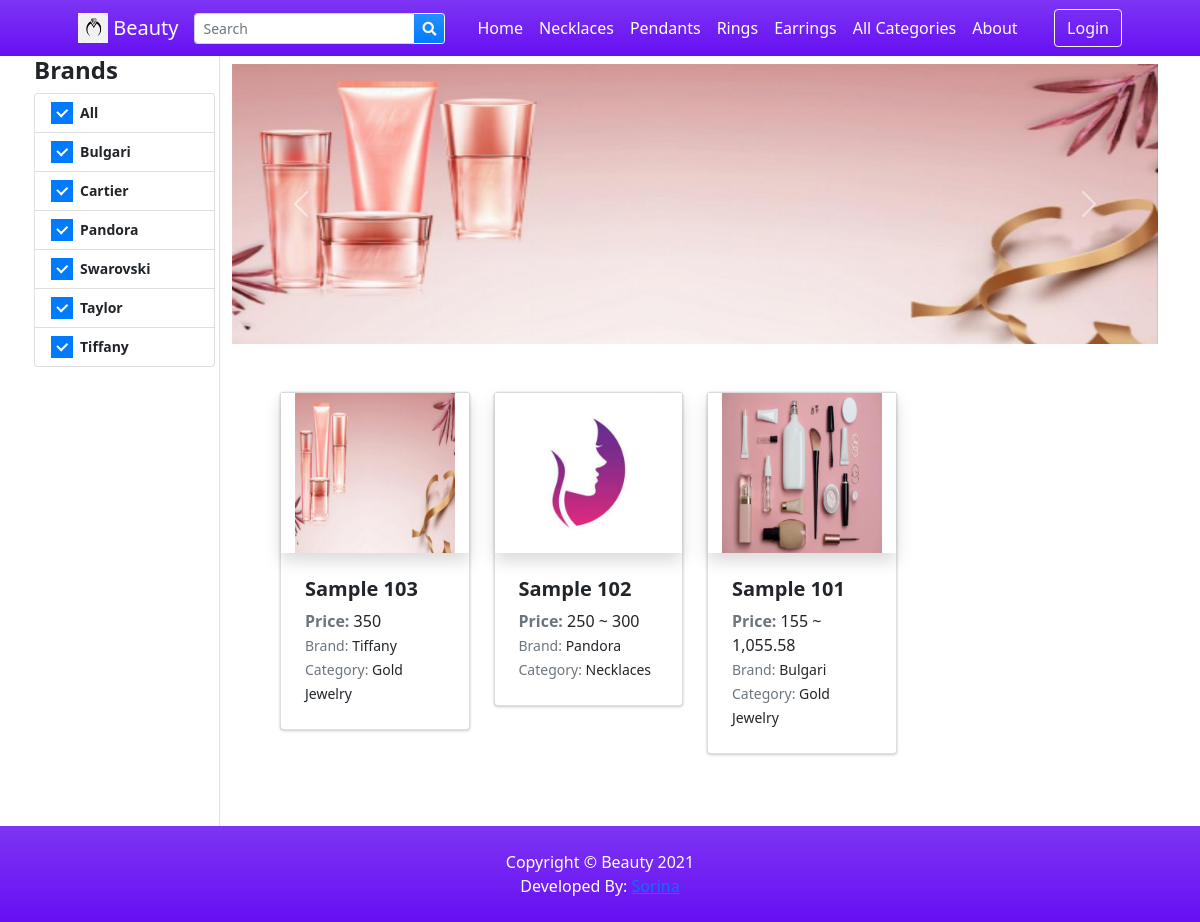
The page / on the database its author committed.
### tables this page shows
CREATE TABLE `categories` (
  `id` int(30) NOT NULL,
  `category` varchar(250) NOT NULL,
  `description` text DEFAULT NULL,
  `status` tinyint(1) NOT NULL DEFAULT 1,
  `delete_flag` tinyint(1) NOT NULL DEFAULT 0,
  `date_created` datetime NOT NULL DEFAULT current_timestamp()
);

CREATE TABLE `brands` (
  `id` int(30) NOT NULL,
  `name` varchar(250) NOT NULL,
  `description` text DEFAULT NULL,
  `image_path` text DEFAULT NULL,
  `status` tinyint(1) NOT NULL DEFAULT 1,
  `delete_flag` tinyint(1) NOT NULL DEFAULT 0,
  `date_created` datetime NOT NULL DEFAULT current_timestamp()
);

CREATE TABLE `products` (
  `id` int(30) NOT NULL,
  `brand_id` int(30) NOT NULL,
  `category_id` int(30) NOT NULL,
  `name` varchar(250) NOT NULL,
  `specs` text NOT NULL,
  `status` tinyint(1) NOT NULL DEFAULT 1,
  `delete_flag` tinyint(1) NOT NULL DEFAULT 0,
  `date_created` datetime NOT NULL DEFAULT current_timestamp()
);

### classes/DBConnection.php (called while the page is built, shortened)
<?php
class DBConnection{
    private $host = DB_SERVER;
    private $username = DB_USERNAME;
    private $password = DB_PASSWORD;
    private $database = DB_NAME;
    public $conn;
    public function __construct(){
        if (!isset($this->conn)) {
            $this->conn = new mysqli($this->host, $this->username, $this->password, $this->database);
        }
    }
}
?>

### classes/SystemSettings.php (called while the page is built, shortened)
<?php
class SystemSettings extends DBConnection{
	function userdata($field = ''){
		if(!empty($field)){
			if(isset($_SESSION['userdata'][$field]))
				return $_SESSION['userdata'][$field];
			else
				return null;
		}else{
			return false;
		}
	}
	function info($field=''){
		if(!empty($field)){
			if(isset($_SESSION['system_info'][$field]))
				return $_SESSION['system_info'][$field];
			else
				return false;
		}else{
			return false;
		}
	}
}
$_settings = new SystemSettings();
?>

### config.php (called while the page is built, shortened)
<?php
require_once('classes/DBConnection.php');
require_once('classes/SystemSettings.php');
function validate_image($file){
	if(!empty($file)){
        $ex = explode("?",$file);
        $file = $ex[0];
        $ts = isset($ex[1]) ? "?".$ex[1] : '';
		if(is_file(base_app.$file)){
			return base_url.$file.$ts;
		}else{
			return base_url.'dist/img/no-image-available.png';
		}
	}else{
		return base_url.'dist/img/no-image-available.png';
	}
}
function format_num($number = '' , $decimal = ''){
    if(is_numeric($number)){
        $ex = explode(".",$number);
        $decLen = isset($ex[1]) ? strlen($ex[1]) : 0;
        if(is_numeric($decimal)){
            return number_format($number,$decimal);
        }else{
            return number_format($number,$decLen);
        }
    }else{
        return "Invalid Input";
    }
}
?>

### home.php (the view, shortened to what this page needs)
<section class="py-0">
    <div class="container">
    <div class="row">
        <div class="col-lg-2 px-1 border-right text-sm position-sticky ">
            <h4><b>Brands</b></h4>
            <ul class="list-group">
                <a href="" class="list-group-item list-group-item-action">
                    <div class="icheck-primary d-inline">
                        <label for="brandAll">
                             All
                        </label>
                    </div>
                </a>
                <?php
                $qry = $conn->query("SELECT * FROM brands where status =1 order by name asc");
                while($row=$qry->fetch_assoc()):
                ?>
                <li class="list-group-item list-group-item-action">
                    <div class="icheck-primary d-inline">
                        <label for="brand-item-<?php echo $row['id'] ?>">
                                <?php echo $row['name'] ?>
                        </label>
                    </div>
                </li>
                <?php endwhile; ?>
            </ul>
        </div>
        <div class="col-lg-10 py-2">
            <div class="row">
                <div class="col-md-12">
                    <div id="carouselExampleControls" class="carousel slide bg-dark" data-ride="carousel">
                        <div class="carousel-inner">
                            <?php
                                $upload_path = "uploads/banner";
                                if(is_dir(base_app.$upload_path)):
                                $file= scandir(base_app.$upload_path);
                                $_i = 0;
                                    foreach($file as $img):
                                        if(in_array($img,array('.','..')))
                                            continue;
                                $_i++;
                            ?>
                            <div class="carousel-item h-100 <?php echo $_i == 1 ? "active" : '' ?>">
                                <img src="<?php echo validate_image($upload_path.'/'.$img) ?>" class="d-block w-100  h-100" alt="<?php echo $img ?>">
                            </div>
                            <?php endforeach; ?>
                            <?php endif; ?>
                        </div>
                        <button class="carousel-control-prev" type="button" data-target="#carouselExampleControls" data-slide="prev">
                            <span class="carousel-control-prev-icon" aria-hidden="true"></span>
                        </button>
                        <button class="carousel-control-next" type="button" data-target="#carouselExampleControls" data-slide="next">
                            <span class="carousel-control-next-icon" aria-hidden="true"></span>
                        </button>
                        </div>
                </div>
            </div>
            <div class="container px-4 px-lg-5 mt-5">
                <div class="row gx-4 gx-lg-4 row-cols-md-3 row-cols-xl-4 ">
                    <?php
                        $where = "";
                        $products = $conn->query("SELECT p.*,b.name as bname,c.category FROM `products` p inner join brands b on p.brand_id = b.id inner join categories c on p.category_id = c.id where p.status = 1 {$where} order by rand() ");
                        while($row = $products->fetch_assoc()):
                            $upload_path = base_app.'/uploads/product_'.$row['id'];
                            $img = "";
                            if(is_dir($upload_path)){
                                $fileO = scandir($upload_path);
                                if(isset($fileO[2]))
                                    $img = "uploads/product_".$row['id']."/".$fileO[2];
                            }
                            foreach($row as $k=> $v){
                                $row[$k] = trim(stripslashes($v));
                            }
                            $inventory = $conn->query("SELECT distinct(`price`) FROM inventory where product_id = ".$row['id']." order by `price` asc");
                            $inv = array();
                            while($ir = $inventory->fetch_assoc()){
                                $inv[] = format_num($ir['price']);
                            }
                            $price = '';
                            if(isset($inv[0]))
                            $price .= $inv[0];
                            if(count($inv) > 1){
                            $price .= " ~ ".$inv[count($inv) - 1];
                            }
                    ?>
                    <div class="col mb-5">
                        <a class="card product-item text-reset text-decoration-none" href=".?p=view_product&id=<?php echo md5($row['id']) ?>">
                            <div class="overflow-hidden shadow product-holder">
                            <img class="card-img-top w-100 product-cover" src="<?php echo validate_image($img) ?>" alt="..." />
                            </div>
                            <div class="card-body p-4">
                                <div class="">
                                    <h5 class="fw-bolder"><?php echo $row['name'] ?></h5>
                                        <span><b class="text-muted">Price: </b><?php echo $price ?></span>
                                </div>
                                <p class="m-0"><small><span class="text-muted">Brand:</span> <?php echo $row['bname'] ?></small></p>
                                <p class="m-0"><small><span class="text-muted">Category:</span> <?php echo $row['category'] ?></small></p>
                            </div>
                        </a>
                    </div>
                    <?php endwhile; ?>
                </div>
            </div>
        </div>
    </div>
    </div>
</section>

### inc/topBarNav.php (shortened to what this page needs)
<nav class="navbar navbar-expand-lg navbar-dark bg-gradient-indigo">
            <div class="container px-4 px-lg-5 ">
                <a class="navbar-brand" href="./">
                <img src="<?php echo validate_image($_settings->info('logo')) ?>" width="30" height="30" class="d-inline-block align-top" alt="" loading="lazy">
                <?php echo $_settings->info('short_name') ?>
                </a>
                <form class="form-inline" id="search-form">
                  <div class="input-group">
                    <input class="form-control form-control-sm form " type="search" placeholder="Search" aria-label="Search" name="search"  value="<?php echo isset($_GET['search']) ? $_GET['search'] : "" ?>"  aria-describedby="button-addon2">
                    <div class="input-group-append">
                      <button class="btn btn-outline-light bg-gradient-blue btn-sm m-0" type="submit" id="button-addon2"><i class="fa fa-search"></i></button>
                    </div>
                  </div>
                </form>
                <div class="collapse navbar-collapse" id="navbarSupportedContent">
                    <ul class="navbar-nav me-auto mb-2 mb-lg-0 ms-lg-4">
                        <li class="nav-item"><a class="nav-link text-white" aria-current="page" href="./">Home</a></li>
                        <?php
                        $cat_qry = $conn->query("SELECT * FROM categories where status = 1  limit 4");
                        $count_cats =$conn->query("SELECT * FROM categories where status = 1 ")->num_rows;
                        while($crow = $cat_qry->fetch_assoc()):
                        ?>
                        <li class="nav-item"><a class="nav-link text-white" aria-current="page" href="./?p=products&c=<?php echo md5($crow['id']) ?>"><?php echo $crow['category'] ?></a></li>
                        <?php endwhile; ?>
                        <?php if($count_cats > 3): ?>
                        <li class="nav-item"><a class="nav-link text-white" href="./?p=view_categories">All Categories</a></li>
                        <?php endif; ?>
                        <li class="nav-item"><a class="nav-link text-white" href="./?p=about">About</a></li>
                    </ul>
                    <div class="d-flex align-items-center">
                      <?php if($_settings->userdata('id') > 0 && $_settings->userdata('login_type') == 2): ?>
                        <a class="text-dark mr-2 nav-link text-white" href="./?p=cart">
                            <i class="bi-cart-fill me-1"></i>
                            Cart
                            <span class="badge bg-dark text-white ms-1 rounded-pill" id="cart-count">
                              <?php
                                $count = $conn->query("SELECT SUM(quantity) as items from `cart` where client_id =".$_settings->userdata('id'))->fetch_assoc()['items'];
                                echo ($count > 0 ? $count : 0);
                              ?>
                            </span>
                        </a>
                            <a href="./?p=my_account" class="text-dark  nav-link text-white"><b> Hi, <?php echo $_settings->userdata('firstname')?>!</b></a>
                            <a href="logout.php" class="text-dark  nav-link text-white"><i class="fa fa-sign-out-alt"></i></a>
                        <?php else: ?>
                        <button class="btn btn-outline-light ml-2" id="login-btn" type="button">Login</button>
                        <?php endif; ?>
                    </div>
                </div>
            </div>
        </nav>

### home.php (style rules this page uses)
.carousel-item>img { object-fit:fill !important; }
#carouselExampleControls .carousel-inner { height:280px !important; }

### rows shown on the page
categories: category "Necklaces"
categories: category "Pendants"
categories: category "Rings"
categories: category "Earrings"
brands: name "Bulgari"
brands: name "Cartier"
brands: name "Pandora"
brands: name "Swarovski"
brands: name "Taylor"
brands: name "Tiffany"
products: shows a picture, name "Sample 103", price "350", brand.name "Tiffany", category.category "Gold Jewelry"
products: shows a picture, name "Sample 102", price "250 ~ 300", brand.name "Pandora", category.category "Necklaces"
products: shows a picture, name "Sample 101", price "155 ~ 1,055.58", brand.name "Bulgari", category.category "Gold Jewelry"

### other values the page prints
$_settings->info('short_name') "Beauty"
